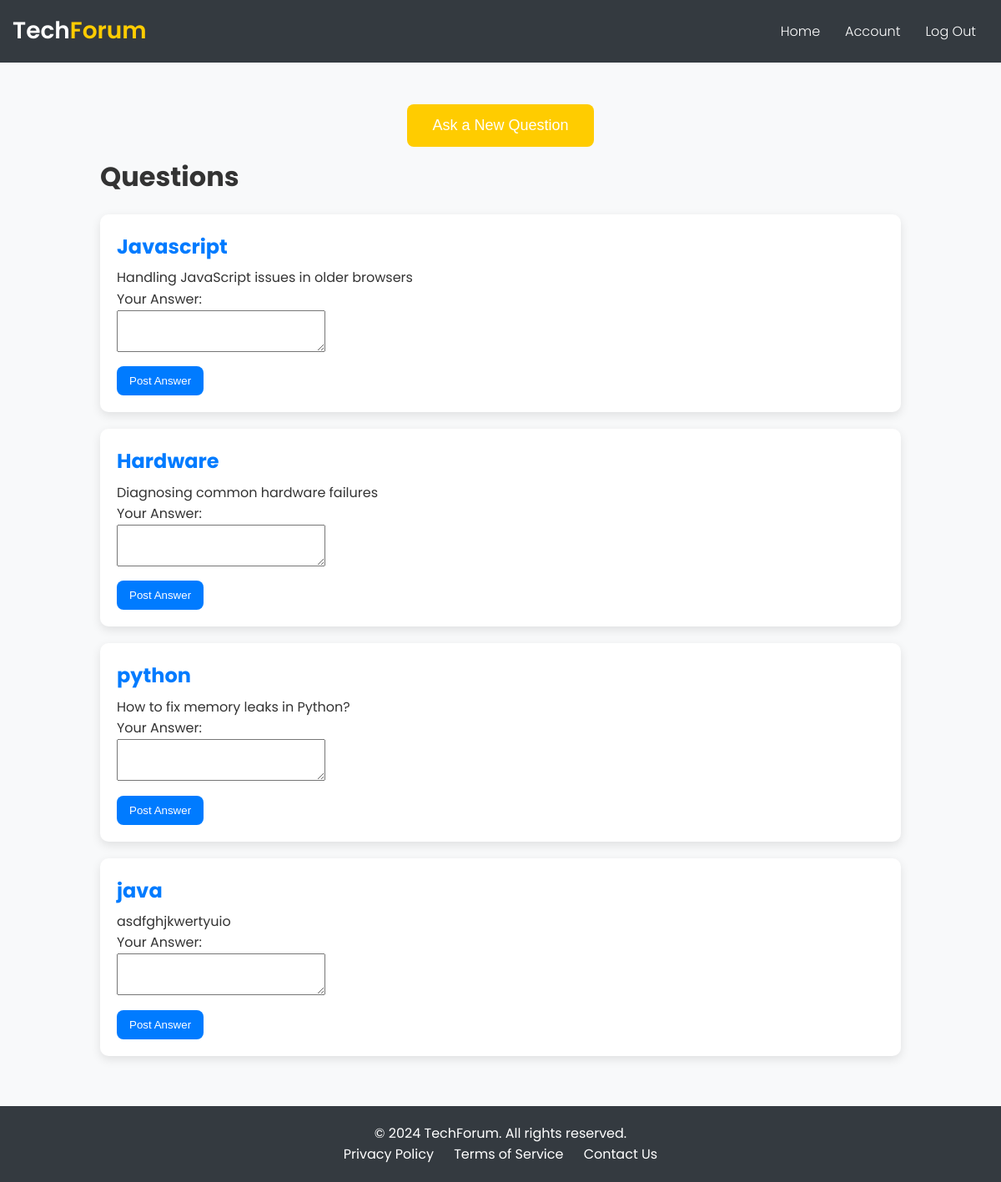
/index, run on the app's committed database.
### tables this page shows
CREATE TABLE questions (
        id INTEGER PRIMARY KEY AUTOINCREMENT,
        title TEXT NOT NULL,
        content TEXT NOT NULL
    );

### app.py (the view)
@app.route('/index')
def home():
    conn = sqlite3.connect('techforum.db')
    cursor = conn.cursor()
    cursor.execute('SELECT * FROM questions ORDER BY id DESC')
    questions = cursor.fetchall()
    conn.close()
    return render_template('home.html', questions=questions)

### templates/home.html (shortened to what this page needs)
<!DOCTYPE html>
<html lang="en">
<head>
    <link rel="stylesheet" type="text/css" href="{{ url_for('static', filename='home.css') }}">
</head>
<body>
    <header class="navbar">
        <div class="logo">Tech<span>Forum</span></div>
        <nav>
            <ul class="nav-links">
                <li><a href="#">Home</a></li>
                <li><a href="{{ url_for('account') }}">Account</a></li>
                <li><a href="{{ url_for('logout') }}">Log Out</a></li>
            </ul>
        </nav>
    </header>
    <main>
        <section class="ask-question-link">
            <a href="{{ url_for('ask') }}" class="rounded-button">
                <button class="ask-btn">Ask a New Question</button>
            </a>
        </section>
        <section class="questions">
            <h2>Questions</h2>
            {% for question in questions %}
            <div class="question-item">
                <h3><a href="{{ url_for('question', question_id=question[0]) }}">{{ question[1]}}</a></h3>
                <p>{{ question[2] }}</p>
                <form method="post" action="{{ url_for('question', question_id=question[0]) }}">
                    <label for="answer">Your Answer:</label>
                    <br>
                    <textarea id="answer" name="answer" required></textarea><br>
                    <input type="submit" value="Post Answer" class="answer-btn">
                </form>
            </div>
            {% endfor %}
        </section>
    </main>
    <footer>
        <p>&copy; 2024 TechForum. All rights reserved.</p>
        <ul class="footer-links">
            <li><a href="#">Privacy Policy</a></li>
            <li><a href="#">Terms of Service</a></li>
            <li><a href="#">Contact Us</a></li>
        </ul>
    </footer>
</body>
</html>

### static/home.css (style rules this page uses)
* { margin: 0; padding: 0; box-sizing: border-box; }
body { font-family: 'Poppins', sans-serif; background-color: #f8f9fa; color: #333; line-height: 1.6; }
a { text-decoration: none; color: #007bff; }
.navbar { background-color: #343a40; color: #fff; display: flex; justify-content: space-between; align-items: center; padding: 15px; }
.logo { font-size: 28px; font-weight: 600; }
.logo span { color: #ffcc00; }
.nav-links { list-style: none; display: flex; }
.nav-links li { margin: 0 15px; }
.nav-links a { color: #fff; font-weight: 300; }
main { padding: 40px 20px; max-width: 1000px; margin: 0 auto; }
.questions h2 { margin-bottom: 20px; font-size: 32px; }
.question-item a { text-decoration: none; }
#answer { font-size: large; height: 50px; width: 250px; }
.question-item { background-color: #fff; padding: 20px; border-radius: 10px; margin-bottom: 20px; box-shadow: 0 4px 12px rgba(0, 0, 0, 0.1); }
.question-item h3 { font-size: 24px; margin-bottom: 5px; }
.answer-btn { background-color: #007bff; color: #fff; padding: 10px 15px; border: none; border-radius: 8px; cursor: pointer; margin-top: 10px; }
.ask-question-link { text-align: center; margin: 10px; }
.ask-btn { background-color: #ffcc00; color: #fff; padding: 15px 30px; border: none; border-radius: 8px; cursor: pointer; font-size: 18px; }
footer { background-color: #343a40; color: #fff; text-align: center; padding: 20px; }
.footer-links { list-style: none; padding: 0; }
.footer-links li { display: inline; margin: 0 10px; }
.footer-links a { color: #fff; }

### data on the page
questions: title "Javascript", content "Handling JavaScript issues in older browsers"
questions: title "Hardware", content "Diagnosing common hardware failures"
questions: title "python", content "How to fix memory leaks in Python?"
questions: title "java", content "asdfghjkwertyuio"
